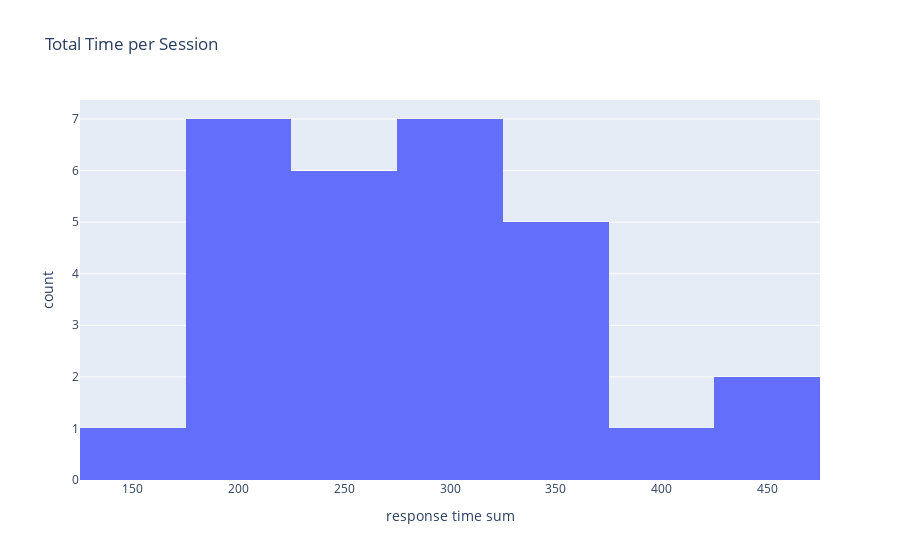

Notebook code for this chart:
### Code cell
total_times = raw_data[['subject', 'trial_set', 'rt']].groupby(['subject', 'trial_set'])['rt'].sum() / (1000)

times_hist = px.histogram(total_times, nbins=10, x='rt'
                   , title='Total Time per Session', labels={'rt':'response time sum'})
times_hist.show()

### Figure 1 — Plotly figure (JSON) as saved in the notebook; plotly's stock layout.template omitted (floating-point values rounded to 4 significant figures)
{"data": [{"alignmentgroup": "True", "bingroup": "x", "hovertemplate": "response time sum=%{x}<br>count=%{y}<extra></extra>", "legendgroup": "", "marker": {"color": "#636efa", "pattern": {"shape": ""}}, "name": "", "nbinsx": 10, "offsetgroup": "", "orientation": "v", "showlegend": false, "type": "histogram", "x": [199.8, 149.7, 312.0, 373.1, 255.9, 302.7, 335.2, 450.2, 360.8, 208.0, 294.3, 192.1, 285.3, 293.3, 218.8, 207.8, 371.1, 379.7, 451.0, 242.0, 199.2, 240.0, 294.5, 249.8, 349.0, 282.6, 237.3, 232.8, 190.5], "xaxis": "x", "yaxis": "y"}], "layout": {"barmode": "relative", "legend": {"tracegroupgap": 0}, "title": {"text": "Total Time per Session"}, "xaxis": {"anchor": "y", "domain": [0, 1], "title": {"text": "response time sum"}}, "yaxis": {"anchor": "x", "domain": [0, 1], "title": {"text": "count"}}}}
